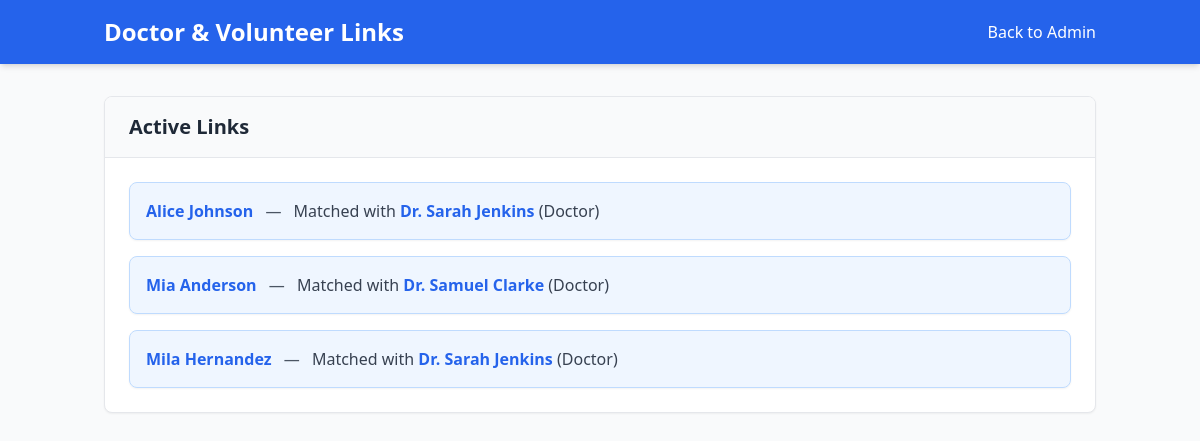
The app's page /admin/links/doctors (signed in), older data.
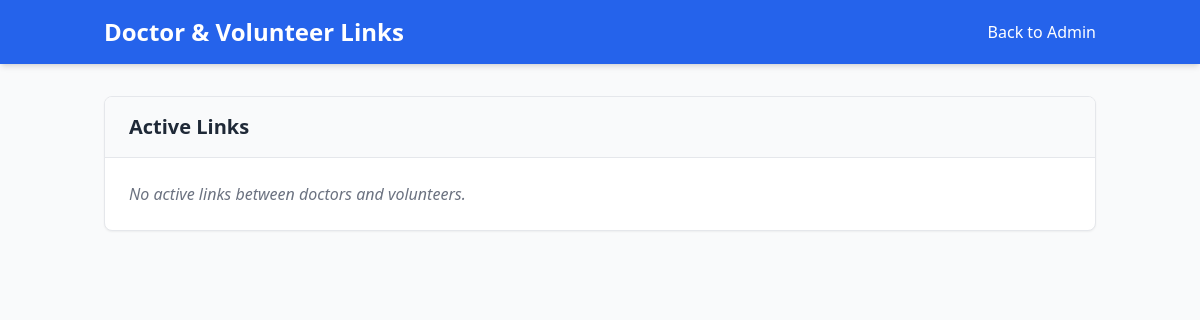
The same page, newer data.
### app/models.py (models this page shows, shortened)
class User(UserMixin, db.Model):
    id = db.Column(db.Integer, primary_key=True)
    name = db.Column(db.String(64), index=True, unique=True)
    email = db.Column(db.String(120), index=True, unique=True)
    password_hash = db.Column(db.String(128))
    role = db.Column(db.String(10), index=True, default='user')
    is_active = db.Column(db.Boolean, default=True)
    linked_status = db.Column(db.String(256), nullable=True)

class Volunteer(User):
    __tablename__ = 'volunteer'
    id = db.Column(db.Integer, db.ForeignKey('user.id'), primary_key=True)
    major = db.Column(db.String(64))
    minor = db.Column(db.String(64))
    year_of_study = db.Column(db.String(64))
    career_goals = db.Column(db.String(256))
    skills = db.Column(db.String(256))
    interest_keywords = db.Column(db.String(256))
    availability = db.Column(db.String(256))

class User(UserMixin, db.Model):
    id = db.Column(db.Integer, primary_key=True)
    name = db.Column(db.String(64), index=True, unique=True)
    email = db.Column(db.String(120), index=True, unique=True)
    password_hash = db.Column(db.String(128))
    role = db.Column(db.String(10), index=True, default='user')
    is_active = db.Column(db.Boolean, default=True)
    linked_status = db.Column(db.String(256), nullable=True)

### app/routes.py (the view)
@app.route('/admin/links/doctors')
@login_required
@admin_required
def links_doctors():
    volunteers = Volunteer.query.filter(Volunteer.linked_status.like('%(Doctor)%')).all()
    links = []
    for v in volunteers:
        parts = [p.strip() for p in v.linked_status.split(',')]
        for part in parts:
            if '(Doctor)' in part:
                doctor_name = part.replace('Matched with ', '').replace(' (Doctor)', '')
                doctor = Doctor.query.filter_by(name=doctor_name).first()
                links.append({'volunteer': v, 'target': doctor, 'target_role': 'doctor', 'status': part})
    return render_template('links_doctors.html', links=links)

### app/models.py (called while the page is built)
@login.user_loader
def load_user(id):
    return User.query.get(int(id))

### app/routes.py (called while the page is built)
def admin_required(f):
    @wraps(f)
    def decorated_function(*args, **kwargs):
        if not current_user.is_authenticated or current_user.role != 'admin':
            flash('You do not have permission to access this page.')
            return redirect(url_for('index'))
        return f(*args, **kwargs)
    return decorated_function

### app/templates/links_doctors.html (shortened to what this page needs)
<!DOCTYPE html>
<html lang="en">
<head>
    <script src="https://cdn.tailwindcss.com"></script>
</head>
<body class="bg-gray-50 text-gray-800 font-sans min-h-screen flex flex-col">
    <header class="bg-blue-600 text-white shadow-md">
        <div class="container mx-auto px-4 py-4 flex justify-between items-center">
            <h1 class="text-2xl font-bold">Doctor & Volunteer Links</h1>
            <nav class="flex space-x-4">
                <a href="{{ url_for('admin') }}" class="hover:text-blue-200 transition">Back to Admin</a>
            </nav>
        </div>
    </header>
    <main class="flex-grow container mx-auto px-4 py-8">
        <div class="bg-white rounded-lg shadow-sm border border-gray-200 overflow-hidden">
            <div class="px-6 py-4 border-b border-gray-200 bg-gray-50">
                <h2 class="text-xl font-bold text-gray-800">Active Links</h2>
            </div>
            <div class="p-6">
                {% if links %}
                <ul class="space-y-4">
                    {% for link in links %}
                    <li
                        class="bg-blue-50 border border-blue-200 p-4 rounded-lg flex justify-between items-center shadow-sm">
                        <div>
                            <a href="{{ url_for('edit_volunteer', id=link.volunteer.id) }}"
                                class="font-bold text-blue-600 hover:text-blue-800 hover:underline">{{
                                link.volunteer.name }}</a>
                            <span class="text-gray-600 mx-2">&mdash;</span>
                            <span class="text-gray-700">Matched with
                                {% if link.target %}
                                <a href="{{ url_for('edit_doctor', id=link.target.id) }}"
                                    class="font-bold text-blue-600 hover:text-blue-800 hover:underline">{{
                                    link.target.name }}</a> (Doctor)
                                {% else %}
                                {{ link.status.replace('Matched with ', '') }}
                                {% endif %}
                            </span>
                        </div>
                    </li>
                    {% endfor %}
                </ul>
                {% else %}
                <p class="text-gray-500 italic">No active links between doctors and volunteers.</p>
                {% endif %}
            </div>
        </div>
    </main>
</body>
</html>

Row changes from the older to the newer data that the page shows:
no longer on this page (row edited): Volunteer: volunteer.name "Alice Johnson", target.name "Dr. Sarah Jenkins"
no longer on this page (row edited): Volunteer: volunteer.name "Mia Anderson", target.name "Dr. Samuel Clarke"
no longer on this page (row edited): Volunteer: volunteer.name "Mila Hernandez", target.name "Dr. Sarah Jenkins"
Text that changed along with them:
text now shown: "No active links between doctors and volunteers."
